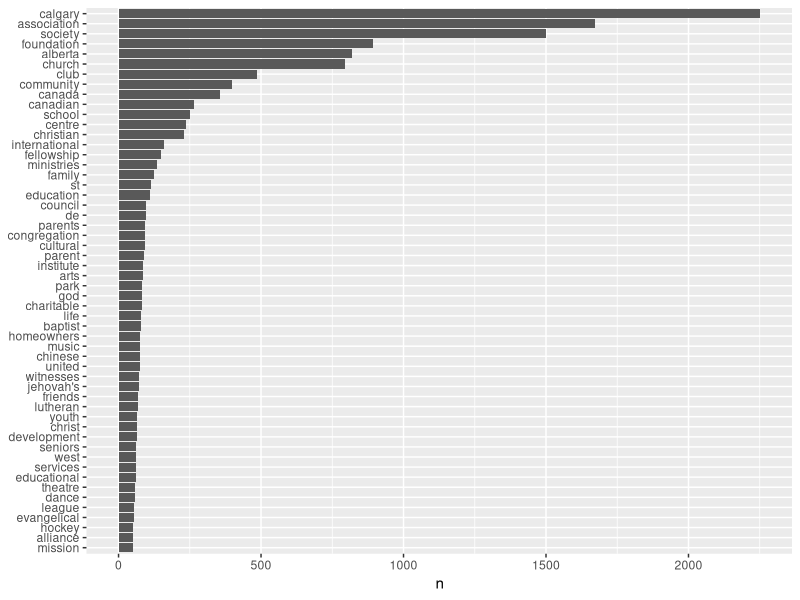
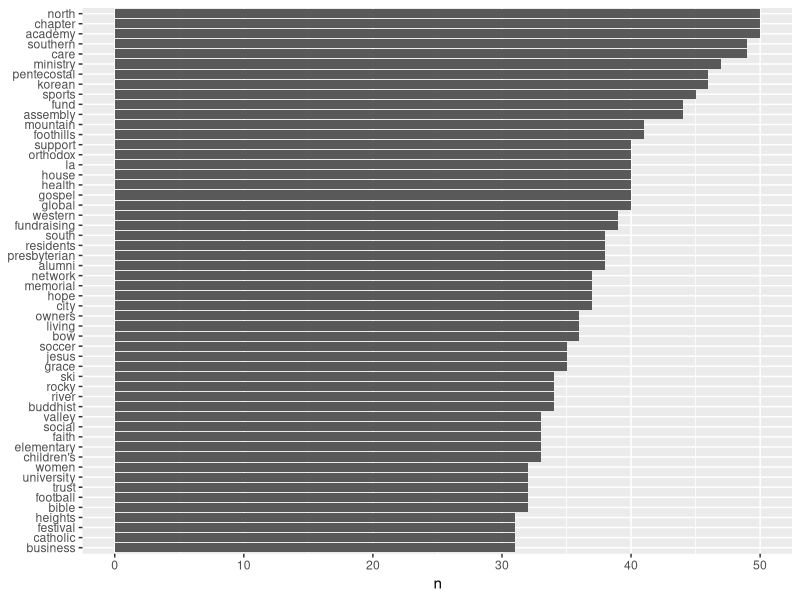
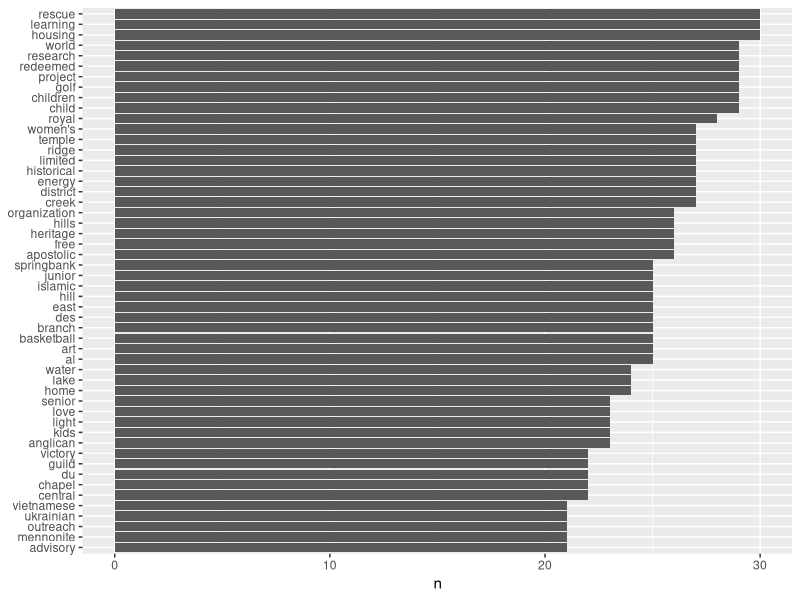
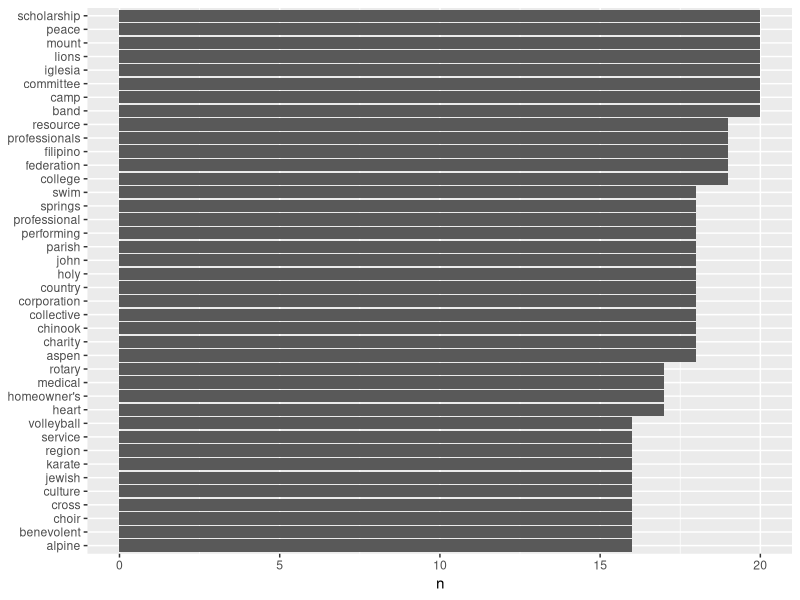
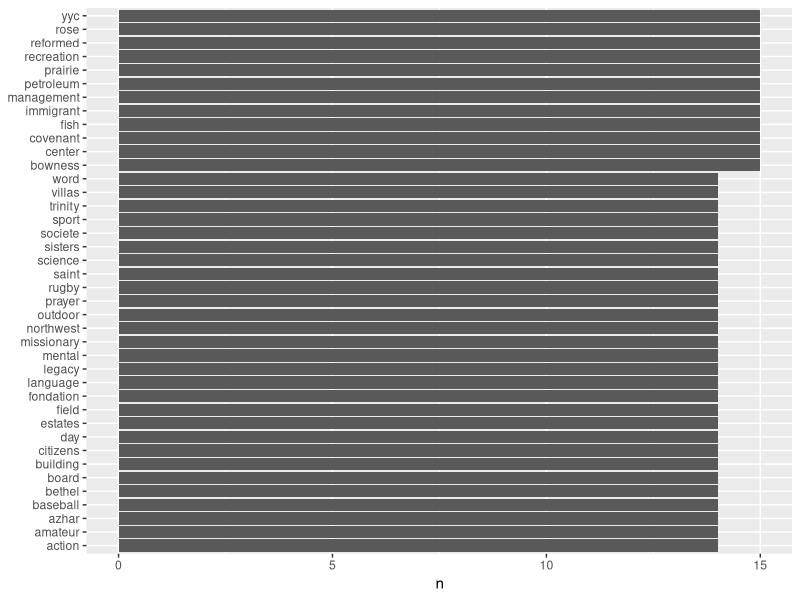
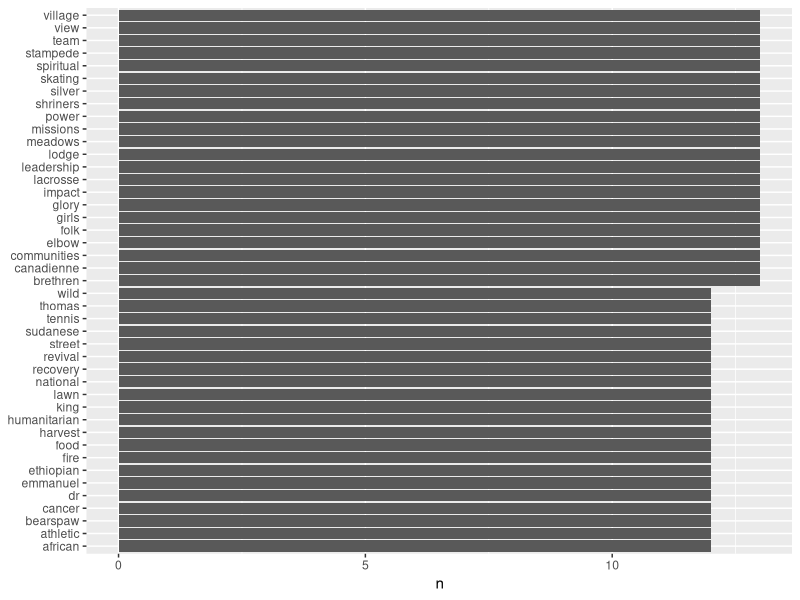

Write R code to recreate these figures, in order.
## ---- chunk 1
knitr::opts_chunk$set(echo = TRUE)
## ---- chunk 2
library(dplyr)
library(tidytext)
library(ggplot2)
library(readr)
library(readxl)

may_non_profit_name_list_for_open_data_portal <- read_excel("may-non_profit_name_list_for_open_data_portal.xlsx")
head(may_non_profit_name_list_for_open_data_portal)


X2338_Calgary_Charities_CRA2020 <- read_csv("2338_Calgary_Charities_CRA2020.csv")
head(X2338_Calgary_Charities_CRA2020)

## ---- chunk 3
abdata <- data.frame(may_non_profit_name_list_for_open_data_portal) %>%
  filter(City == "CALGARY") %>%
  filter(Status == "Active") %>%
  select("Legal.Entity.Name") %>%
  rename(Name = "Legal.Entity.Name")
cradata <- data.frame(X2338_Calgary_Charities_CRA2020) %>%
  mutate(Name = toupper(Legal.name)) %>%
  select(Name)
allcalgarynp <- full_join(cradata,abdata)
npnames <- distinct(allcalgarynp) %>%
  unnest_tokens(word, Name, drop = F) %>%
  anti_join(stop_words)
## ---- chunk 4
npnames %>%
  count(word, sort = TRUE) %>%
  filter(n > 50) %>%
  mutate(word = reorder(word, n)) %>%
  ggplot(aes(word,n)) +
  geom_col() +
  xlab(NULL) +
  coord_flip()

npnames %>%
  count(word, sort = TRUE) %>%
  filter(n <= 50) %>%
  filter(n > 30) %>%
  mutate(word = reorder(word, n)) %>%
  ggplot(aes(word,n)) +
  geom_col() +
  xlab(NULL) +
  coord_flip()

npnames %>%
  count(word, sort = TRUE) %>%
  filter(n <= 30) %>%
  filter(n > 20) %>%
  mutate(word = reorder(word, n)) %>%
  ggplot(aes(word,n)) +
  geom_col() +
  xlab(NULL) +
  coord_flip()

npnames %>%
  count(word, sort = TRUE) %>%
  filter(n <= 20) %>%
  filter(n > 15) %>%
  mutate(word = reorder(word, n)) %>%
  ggplot(aes(word,n)) +
  geom_col() +
  xlab(NULL) +
  coord_flip()

npnames %>%
  count(word, sort = TRUE) %>%
  filter(n <= 15) %>%
  filter(n > 13) %>%
  mutate(word = reorder(word, n)) %>%
  ggplot(aes(word,n)) +
  geom_col() +
  xlab(NULL) +
  coord_flip()

npnames %>%
  count(word, sort = TRUE) %>%
  filter(n <= 13) %>%
  filter(n > 11) %>%
  mutate(word = reorder(word, n)) %>%
  ggplot(aes(word,n)) +
  geom_col() +
  xlab(NULL) +
  coord_flip()
